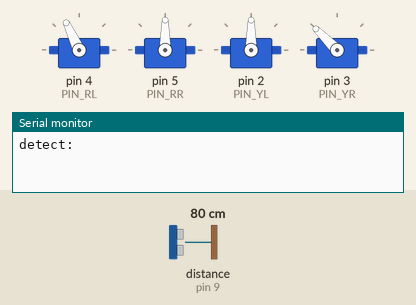
The sketch below on a simulated Arduino Uno, built with avr-gcc and run on an emulated ATmega328P. Shown: 4 × servo, the last lines printed to the serial monitor. Inputs (shaded band) come from the test bench; at power-on: distance to the obstacle (sensor on pin 9) 80 cm.

Above: at 2.0 s.
2.1 s: distance to the obstacle (sensor on pin 9) set to 2 cm
At 2.18 s:
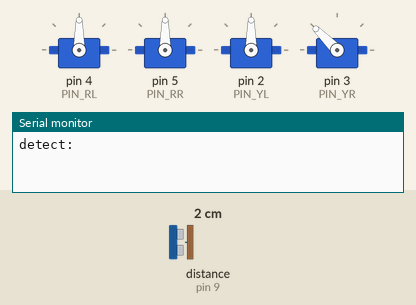
5.6 s: distance to the obstacle (sensor on pin 9) set to 18 cm
At 8.0 s:
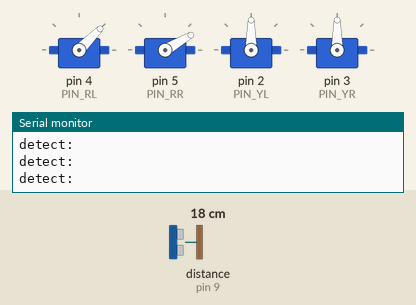
Timing chart, 0 to 27.4 s (numbered marks = the images above; inputs shaded):
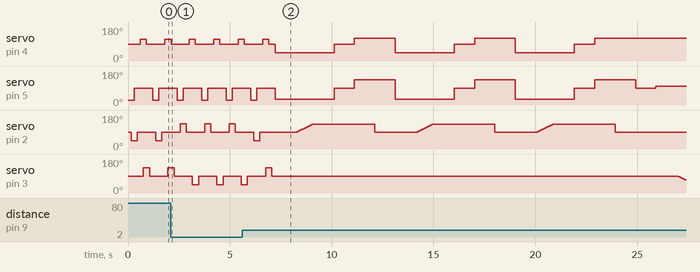

Measured:
- by itself, servo on pin 3 (PIN_YR): rises from 45° to 135° in 0.90 s, then falls to 70° in 20.6 s

The sketch:

Monty_walks.ino
```cpp
#include <Servo.h>
#include <US.h>
#include <Ultrasonic.h>

Ultrasonic ultrasonic(8, 9);

Servo leftFoot;
Servo rightFoot;
Servo leftLeg;
Servo rightLeg;

#define PIN_YL 2 //servo[2]
#define PIN_YR 3 //servo[3]
#define PIN_RL 4 //servo[4]
#define PIN_RR 5 //servo[5]

/*
         ---------------
        |     O   O     |
        |---------------|
YR 3==> |               | <== YL 2 yaw left
         ---------------
            ||     ||
RR 5==>   -----   ------  <== RL 4 roll left

*/

int mostRecent;
// 1- forward
// 2 - left
// 3 = right

void setup() {
  leftFoot.attach(PIN_RL);
  rightFoot.attach(PIN_RR);
  leftLeg.attach(PIN_YL);
  rightLeg.attach(PIN_YR);

  Serial.begin(9600);
}

void loop() {
   detect();
}

void detect() {
  int distance = ultrasonic.read();
  if(distance <= 10) {
    goBack();
    if(mostRecent == 2) {
      for(int i = 0; i < 2; i++){
        turnRight();
      }
    } else
      if(mostRecent == 3) {
        for(int i = 0; i < 2; i++){
          turnLeft();
        }
      } else {
        turnLeft();
      }
  } else {
    goForward();
  }
}

void goBack() {
  rightStepBack();
  leftStepBack();
  detect();
}

void goForward() {
  mostRecent = 1;
  rightStepForward();
  leftStepForward();
  Serial.println("detect: ");
}

void turnLeft() {
  mostRecent = 2;
  for(int i = 0; i < 3; i++){
    rightFoot.write(30);
    leftFoot.write(45);
    delay(1000);
    for(int i=90; i<135; i+=5){
      leftLeg.write(i);
      delay(100);
    }
    delay(1000);
    rightFoot.write(90);
    leftFoot.write(90);
    delay(1000);


    leftFoot.write(120);
    rightFoot.write(135);
    delay(1000);
    leftLeg.write(90);
    delay(1000);
    leftFoot.write(90);
    rightFoot.write(90);
  }
}

void turnRight() {
  mostRecent = 3;
  for(int i = 0; i < 3; i++){
    leftFoot.write(120);

    delay(1000);
    rightFoot.write(100);
    delay(1000);
    for(int i=90; i>35; i-=5){
      rightLeg.write(i);
      delay(100);
    }
    delay(1000);
    rightFoot.write(90);
    leftFoot.write(90);
    delay(1000);


    rightFoot.write(30);
    leftFoot.write(45);
    delay(1000);
    rightLeg.write(90);
    delay(1000);
    leftFoot.write(90);
    rightFoot.write(90);
  }
}

void rightStepBack() {
  rightFoot.write(25);
  delay(150);
  leftLeg.write(135);
  delay(150);
  rightFoot.write(90);
  delay(150);
  leftLeg.write(90);
  delay(150);
}

void leftStepBack() {
  leftFoot.write(115);
  delay(150);
  rightLeg.write(45);
  delay(150);
  leftFoot.write(90);
  delay(150);
  rightLeg.write(90);
  delay(150);
}


void rightStepForward() {
  rightFoot.write(25);
  delay(150);
  leftLeg.write(45);
  delay(150);
  rightFoot.write(90);
  delay(150);
  leftLeg.write(90);
  delay(150);
}


void leftStepForward() {
  leftFoot.write(115);
  delay(150);
  rightLeg.write(135);
  delay(150);
  leftFoot.write(90);
  delay(150);
  rightLeg.write(90);
  delay(150);
}
```
